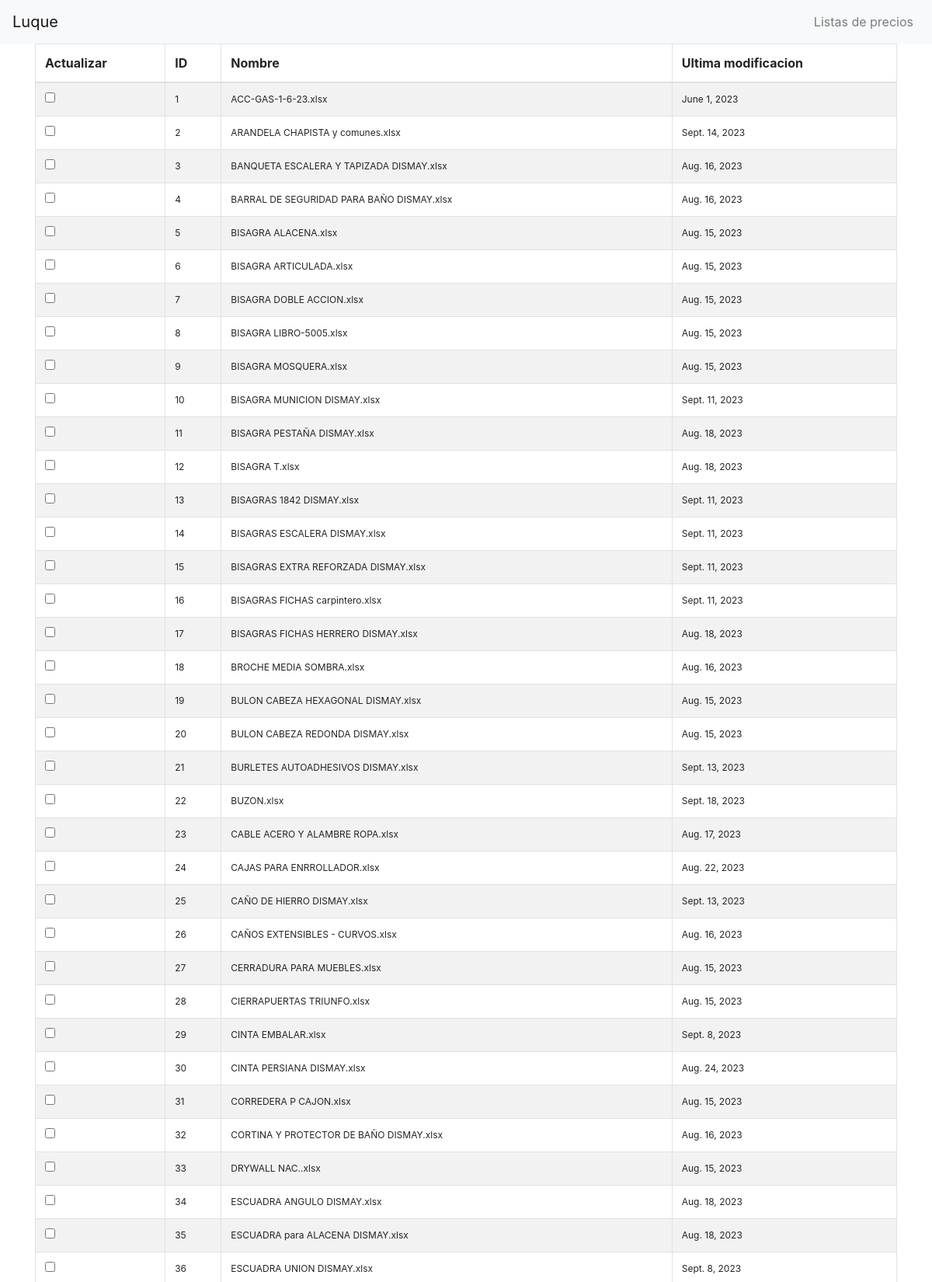
The page / (upper part) on the database its author committed.
### apps/core/models.py (models this page shows)
class ModelListXlsx(models.Model):
    name = models.CharField(max_length=100)
    driveId = models.CharField(max_length=150, null=True, blank=True)
    modDate = models.DateField()
    img = models.ImageField(upload_to='media/img/artics/', null=True, blank=True)
    pathLocal = models.CharField(max_length=500, default="")
    def __str__(self) -> str:
        return f"{self.id}, {self.name}, {self.modDate}, {self.pathLocal}"

### apps/core/views.py (the view)
# urls.py: path('', ListXlsx.as_view(), name='listas-xlsx'),
class ListXlsx(ListView):
    model = ModelListXlsx
    template_name = 'core/index.html'
    context_object_name = 'listXlsx'

### apps/core/templates/core/index.html (shortened to what this page needs)
<!DOCTYPE html>
<html lang="en">
<head>
    {% load static %}
    <link rel="stylesheet" href="fontawesome/css/all.min.css">
    <link rel="stylesheet" href="https://maxcdn.bootstrapcdn.com/bootstrap/4.5.2/css/bootstrap.min.css">
    <link rel="stylesheet" type="text/css" href="{% static 'css/my_styles.css' %}">
</head>
<body>
    <nav class="navbar navbar-expand-lg navbar-light bg-light fixed-top">
        <a class="navbar-brand" href="#">Luque</a>
        <div class="collapse navbar-collapse" id="navbarNav">
            <ul class="navbar-nav ml-auto">
                <li class="nav-item">
                    <a class="nav-link" href="#">Listas de precios</a>
                </li>
            </ul>
        </div>
    </nav>
    <div class="container">
        <h1>Tabla Responsiva con Bootstrap</h1>
        <form method="get" action="{% url 'udate-xlsx-step1' %}">
            <div class="table-responsive">
                <table class="table table-striped table-bordered">
                    <thead>
                        <tr>
                            <th>Actualizar</th>
                            <th>ID</th>
                            <th>Nombre</th>
                            <th>Ultima modificacion</th>
                        </tr>
                    </thead>
                    <tbody>
                        {% for xlsx in listXlsx %}
                        <tr>
                            <td>
                                <input type="checkbox" name="lists_xlsx" value="{{xlsx}}">
                            </td>
                            <td>{{xlsx.id}}</td>
                            <td>{{xlsx.name}}</td>
                            <td>{{xlsx.modDate}}</td>
                        </tr>
                        {% endfor %}
                    </tbody>
                </table>
            </div>
        </form>
    </div>
</body>
</html>

### static/css/my_styles.css (style rules this page uses)
td { font-size: 12px; }

### rows shown on the page
ModelListXlsx: id "1", name "ACC-GAS-1-6-23.xlsx", modDate "June 1, 2023"
ModelListXlsx: id "2", name "ARANDELA CHAPISTA y comunes.xlsx", modDate "Sept. 14, 2023"
ModelListXlsx: id "3", name "BANQUETA ESCALERA Y TAPIZADA DISMAY.xlsx", modDate "Aug. 16, 2023"
ModelListXlsx: id "4", name "BARRAL DE SEGURIDAD PARA BAÑO DISMAY.xlsx", modDate "Aug. 16, 2023"
ModelListXlsx: id "5", name "BISAGRA ALACENA.xlsx", modDate "Aug. 15, 2023"
ModelListXlsx: id "6", name "BISAGRA ARTICULADA.xlsx", modDate "Aug. 15, 2023"
ModelListXlsx: id "7", name "BISAGRA DOBLE ACCION.xlsx", modDate "Aug. 15, 2023"
ModelListXlsx: id "8", name "BISAGRA LIBRO-5005.xlsx", modDate "Aug. 15, 2023"
ModelListXlsx: id "9", name "BISAGRA MOSQUERA.xlsx", modDate "Aug. 15, 2023"
ModelListXlsx: id "10", name "BISAGRA MUNICION DISMAY.xlsx", modDate "Sept. 11, 2023"
ModelListXlsx: id "11", name "BISAGRA PESTAÑA DISMAY.xlsx", modDate "Aug. 18, 2023"
ModelListXlsx: id "12", name "BISAGRA T.xlsx", modDate "Aug. 18, 2023"
ModelListXlsx: id "13", name "BISAGRAS 1842 DISMAY.xlsx", modDate "Sept. 11, 2023"
ModelListXlsx: id "14", name "BISAGRAS ESCALERA DISMAY.xlsx", modDate "Sept. 11, 2023"
ModelListXlsx: id "15", name "BISAGRAS EXTRA REFORZADA DISMAY.xlsx", modDate "Sept. 11, 2023"
ModelListXlsx: id "16", name "BISAGRAS FICHAS carpintero.xlsx", modDate "Sept. 11, 2023"
ModelListXlsx: id "17", name "BISAGRAS FICHAS HERRERO DISMAY.xlsx", modDate "Aug. 18, 2023"
ModelListXlsx: id "18", name "BROCHE MEDIA SOMBRA.xlsx", modDate "Aug. 16, 2023"
ModelListXlsx: id "19", name "BULON CABEZA HEXAGONAL DISMAY.xlsx", modDate "Aug. 15, 2023"
ModelListXlsx: id "20", name "BULON CABEZA REDONDA DISMAY.xlsx", modDate "Aug. 15, 2023"
ModelListXlsx: id "21", name "BURLETES AUTOADHESIVOS DISMAY.xlsx", modDate "Sept. 13, 2023"
ModelListXlsx: id "22", name "BUZON.xlsx", modDate "Sept. 18, 2023"
ModelListXlsx: id "23", name "CABLE ACERO Y ALAMBRE ROPA.xlsx", modDate "Aug. 17, 2023"
ModelListXlsx: id "24", name "CAJAS PARA ENRROLLADOR.xlsx", modDate "Aug. 22, 2023"
ModelListXlsx: id "25", name "CAÑO DE HIERRO DISMAY.xlsx", modDate "Sept. 13, 2023"
ModelListXlsx: id "26", name "CAÑOS EXTENSIBLES - CURVOS.xlsx", modDate "Aug. 16, 2023"
ModelListXlsx: id "27", name "CERRADURA PARA MUEBLES.xlsx", modDate "Aug. 15, 2023"
ModelListXlsx: id "28", name "CIERRAPUERTAS TRIUNFO.xlsx", modDate "Aug. 15, 2023"
ModelListXlsx: id "29", name "CINTA EMBALAR.xlsx", modDate "Sept. 8, 2023"
ModelListXlsx: id "30", name "CINTA PERSIANA DISMAY.xlsx", modDate "Aug. 24, 2023"
ModelListXlsx: id "31", name "CORREDERA P CAJON.xlsx", modDate "Aug. 15, 2023"
ModelListXlsx: id "32", name "CORTINA Y PROTECTOR DE BAÑO DISMAY.xlsx", modDate "Aug. 16, 2023"
ModelListXlsx: id "33", name "DRYWALL NAC..xlsx", modDate "Aug. 15, 2023"
ModelListXlsx: id "34", name "ESCUADRA ANGULO DISMAY.xlsx", modDate "Aug. 18, 2023"
ModelListXlsx: id "35", name "ESCUADRA para ALACENA DISMAY.xlsx", modDate "Aug. 18, 2023"
ModelListXlsx: id "36", name "ESCUADRA UNION DISMAY.xlsx", modDate "Sept. 8, 2023"
